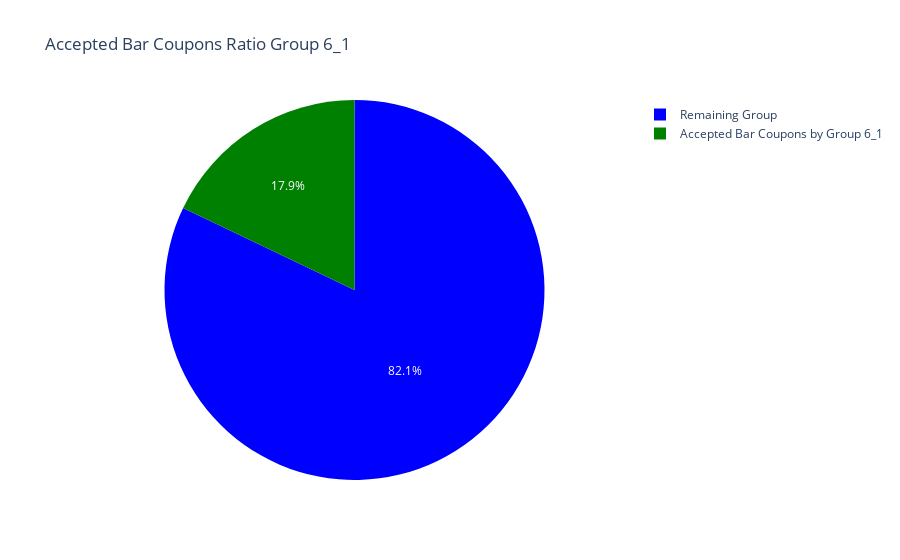

Notebook cell for this chart:
### Markdown cell above
6. Compare the acceptance rates between those drivers who:

- go to bars more than once a month, had passengers that were not a kid, and were not widowed *OR*
- go to bars more than once a month and are under the age of 30 *OR*
- go to cheap restaurants more than 4 times a month and income is less than 50K.

### Code cell
query_condition_6_1 = 'Coupon_Acceptance == 1  & bar_grp_visit_count > 1 & passenger != "Kid(s)" & maritalStatus != "Widowed"'
group_6_1 = df_bar.query(query_condition_6_1)['Bar'].dropna().count()
group_6_1_all = df_bar.query(query_condition_6_1)


remaining_group_6_1 = total_group - group_6_1

# Create a DataFrame for the pie chart and plotting the acceptance ratio

d_6_1 = {
    'category': ['Accepted Bar Coupons by Group 6_1', 'Remaining Group'],
    'group': [group_6_1, remaining_group_6_1]
}
df_pie_6_1 = pd.DataFrame(d_6_1)

fig6_1 = px.pie(df_pie_6_1, names='category', values='group',color_discrete_sequence=['blue','green'],
              title='Accepted Bar Coupons Ratio Group 6_1')
fig6_1.show()

### Figure 1 — Plotly figure (JSON) as saved in the notebook; plotly's stock layout.template omitted (floating-point values rounded to 4 significant figures)
{"data": [{"domain": {"x": [0, 1], "y": [0, 1]}, "hovertemplate": "category=%{label}<br>group=%{value}<extra></extra>", "labels": ["Accepted Bar Coupons by Group 6_1", "Remaining Group"], "legendgroup": "", "name": "", "showlegend": true, "type": "pie", "values": [148, 679]}], "layout": {"autosize": true, "legend": {"tracegroupgap": 0}, "piecolorway": ["blue", "green"], "title": {"text": "Accepted Bar Coupons Ratio Group 6_1"}}}
